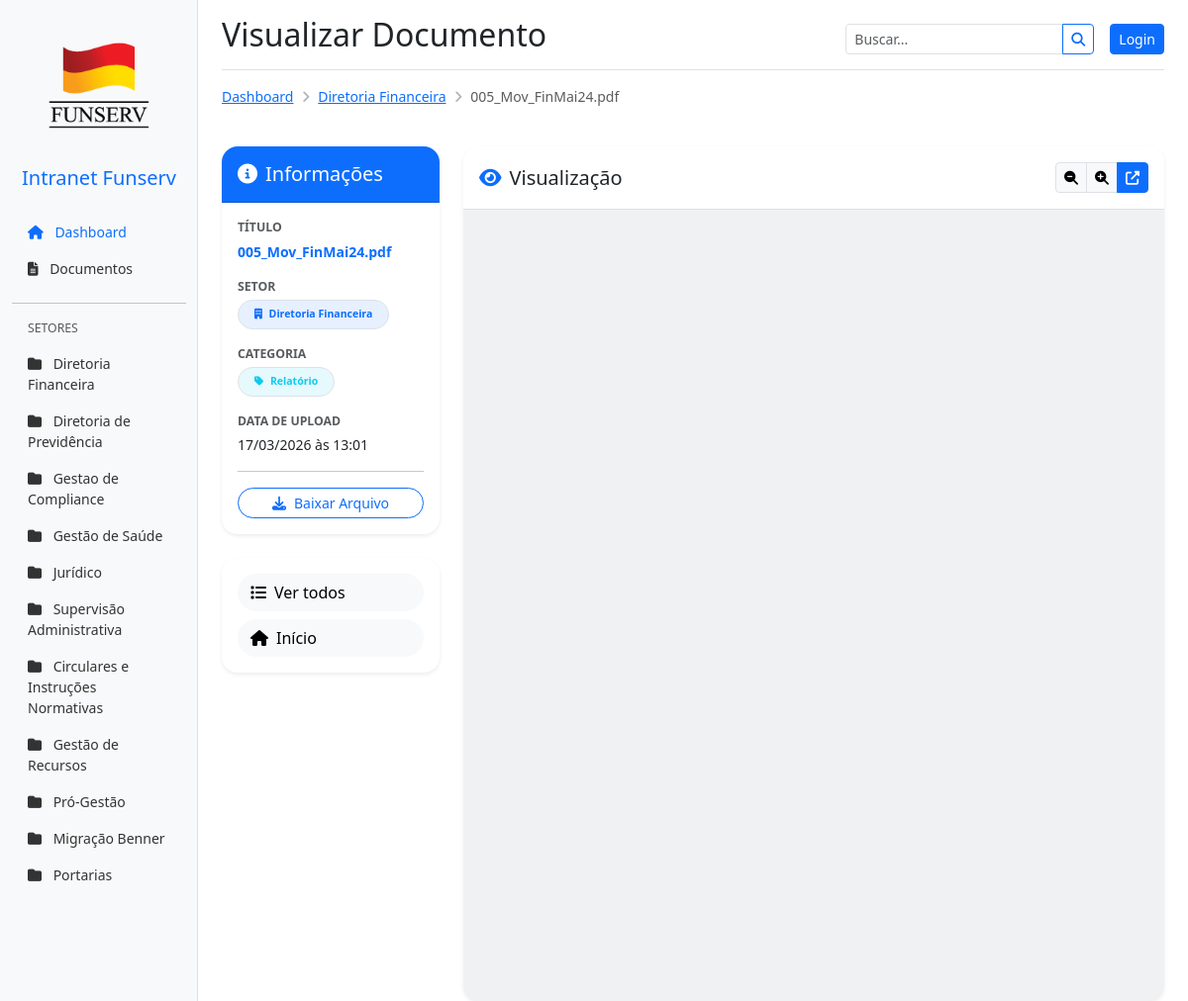
Page /view/3 on the committed database.
### app/models.py (models this page shows)
class Sector(db.Model):
    id = db.Column(db.Integer, primary_key=True)
    name = db.Column(db.String(100), unique=True, nullable=False)
    description = db.Column(db.String(255))
    documents = db.relationship('Document', backref='sector_rel', lazy=True)

class Document(db.Model):
    id = db.Column(db.Integer, primary_key=True)
    title = db.Column(db.String(200), nullable=False)
    filename = db.Column(db.String(255), nullable=False)
    original_filename = db.Column(db.String(255))
    description = db.Column(db.Text)
    upload_date = db.Column(db.DateTime, nullable=False, default=datetime.utcnow)
    sector_id = db.Column(db.Integer, db.ForeignKey('sector.id'), nullable=False)
    category_id = db.Column(db.Integer, db.ForeignKey('category.id'), nullable=True)
    user_id = db.Column(db.Integer, db.ForeignKey('user.id'), nullable=True) # Who uploaded it
    tags = db.Column(db.String(255)) # Simple comma-separated tags for now
    is_active = db.Column(db.Boolean, default=True)
    thumbnail = db.Column(db.String(255)) # Path to the thumbnail image

class Category(db.Model):
    id = db.Column(db.Integer, primary_key=True)
    name = db.Column(db.String(50), unique=True, nullable=False) # e.g., 'Portaria', 'Ata'
    documents = db.relationship('Document', backref='category_rel', lazy=True)

### app/documents/routes.py (the view)
@documents.route('/view/<int:doc_id>')
def view_document(doc_id):
    doc = Document.query.get_or_404(doc_id)
    from flask_login import current_user
    access = AccessLog(document_id=doc.id, user_id=current_user.id if current_user.is_authenticated else None)
    db.session.add(access)
    db.session.commit()
    return render_template('documents/view.html', doc=doc)

### app/__init__.py (called while the page is built)
def create_app(config_class=Config):
    app = Flask(__name__)
    app.config.from_object(config_class)
    db.init_app(app)
    login_manager.init_app(app)
    if not os.path.exists(app.config['UPLOAD_FOLDER']):
        os.makedirs(app.config['UPLOAD_FOLDER'])
    from app.auth.routes import auth
    from app.documents.routes import documents
    from app.admin.routes import admin
    app.register_blueprint(auth)
    app.register_blueprint(documents)
    app.register_blueprint(admin)
    @app.context_processor
    def inject_sectors():
        from app.models import Sector
        return dict(sectors=Sector.query.all())
    return app

### app/auth/routes.py (called while the page is built)
@auth.before_app_request
def enforce_password_change():
    if current_user.is_authenticated and current_user.must_change_password:
        if request.endpoint and request.endpoint not in ('auth.change_password', 'auth.logout', 'static'):
            flash('Por segurança, redefina sua senha provisória antes de continuar.', 'warning')
            return redirect(url_for('auth.change_password'))

### app/templates/documents/view.html (shortened to what this page needs)
{% extends "base.html" %}
{% block header %}Visualizar Documento{% endblock %}
{% block content %}
<div class="row mb-4">
    <div class="col-12">
        <nav aria-label="breadcrumb">
            <ol class="breadcrumb">
                <li class="breadcrumb-item"><a href="{{ url_for('documents.index') }}">Dashboard</a></li>
                <li class="breadcrumb-item"><a href="{{ url_for('documents.browse_all', sector_id=doc.sector_id) }}">{{ doc.sector_rel.name }}</a></li>
                <li class="breadcrumb-item active" aria-current="page">{{ doc.title }}</li>
            </ol>
        </nav>
    </div>
</div>
<div class="row">
    <div class="col-lg-3">
        <div class="card shadow-sm mb-4 border-0 rounded-4 overflow-hidden">
            <div class="card-header bg-primary text-white py-3">
                <h5 class="card-title mb-0"><i class="fas fa-info-circle me-2"></i>Informações</h5>
            </div>
            <div class="card-body">
                <div class="mb-3">
                    <label class="text-muted small fw-bold text-uppercase d-block mb-1">Título</label>
                    <div class="fw-bold text-primary">{{ doc.title }}</div>
                </div>
                <div class="mb-3">
                    <label class="text-muted small fw-bold text-uppercase d-block mb-1">Setor</label>
                    <span class="badge bg-soft-primary text-primary px-3 py-2 rounded-pill border">
                        <i class="fas fa-building me-1"></i> {{ doc.sector_rel.name }}
                    </span>
                </div>
                {% if doc.category_rel %}
                <div class="mb-3">
                    <label class="text-muted small fw-bold text-uppercase d-block mb-1">Categoria</label>
                    <span class="badge bg-soft-info text-info px-3 py-2 rounded-pill border">
                        <i class="fas fa-tag me-1"></i> {{ doc.category_rel.name }}
                    </span>
                </div>
                {% endif %}
                <div class="mb-3">
                    <label class="text-muted small fw-bold text-uppercase d-block mb-1">Data de Upload</label>
                    <div class="text-dark">{{ doc.upload_date.strftime('%d/%m/%Y às %H:%M') }}</div>
                </div>
                <hr class="my-3 opacity-10">
                <div class="d-grid gap-2">
                    <a href="{{ url_for('documents.serve_file', doc_id=doc.id) }}" download class="btn btn-outline-primary btn-sm rounded-pill">
                        <i class="fas fa-download me-2"></i>Baixar Arquivo
                    </a>
                </div>
            </div>
        </div>
        <div class="card shadow-sm border-0 rounded-4 d-none d-lg-block">
            <div class="card-body p-3">
                <a href="{{ url_for('documents.browse_all') }}" class="btn btn-light w-100 text-start rounded-pill mb-2">
                    <i class="fas fa-list me-2"></i>Ver todos
                </a>
                <a href="{{ url_for('documents.index') }}" class="btn btn-light w-100 text-start rounded-pill">
                    <i class="fas fa-home me-2"></i>Início
                </a>
            </div>
        </div>
    </div>
    <div class="col-lg-9">
        <div class="card shadow-sm border-0 rounded-4 overflow-hidden" style="min-height: 80vh;">
            <div class="card-header bg-white border-bottom py-3 d-flex justify-content-between align-items-center">
                <h5 class="mb-0 text-dark"><i class="fas fa-eye me-2 text-primary"></i>Visualização</h5>
                <div class="btn-group">
                    <button id="zoom-out" class="btn btn-sm btn-light border" title="Aumentar zoom"><i class="fas fa-search-minus"></i></button>
                    <button id="zoom-in" class="btn btn-sm btn-light border" title="Diminuir zoom"><i class="fas fa-search-plus"></i></button>
                    <a href="{{ url_for('documents.serve_file', doc_id=doc.id) }}" target="_blank" class="btn btn-sm btn-primary" title="Abrir em nova aba">
                        <i class="fas fa-external-link-alt"></i>
                    </a>
                </div>
            </div>
            <div class="card-body p-0 bg-secondary bg-opacity-10 d-flex align-items-center justify-content-center">
                {% set ext = doc.filename.split('.')[-1].lower() %}
                {% if ext == 'pdf' %}
                <iframe src="{{ url_for('documents.serve_file', doc_id=doc.id) }}#toolbar=0" width="100%" height="800px" class="border-0 shadow-sm"></iframe>
                {% elif ext in ['png', 'jpg', 'jpeg', 'gif'] %}
                <img src="{{ url_for('documents.serve_file', doc_id=doc.id) }}" class="img-fluid shadow-lg rounded m-4" style="max-height: 700px;">
                {% endif %}
            </div>
        </div>
    </div>
</div>
{% endblock %}

### app/templates/base.html (shortened to what this page needs)
<!DOCTYPE html>
<html lang="pt-br">
<head>
    <link href="https://cdn.jsdelivr.net/npm/bootstrap@5.3.3/dist/css/bootstrap.min.css" rel="stylesheet">
    <link rel="stylesheet" href="https://cdnjs.cloudflare.com/ajax/libs/font-awesome/6.5.0/css/all.min.css">
    <link rel="stylesheet" href="{{ url_for('static', filename='css/style.css') }}">
</head>
<body>
    <div class="container-fluid">
        <div class="row">
            <nav id="sidebar" class="col-md-3 col-lg-2 d-md-block bg-light sidebar collapse">
                <div class="position-sticky pt-3">
                    <div class="text-center mb-4">
                        <img src="{{ url_for('static', filename='img/logo.png') }}" alt="Logo" class="img-fluid px-3">
                        <h5 class="mt-2 text-primary">Intranet Funserv</h5>
                    </div>
                    <ul class="nav flex-column">
                        <li class="nav-item">
                            <a class="nav-link active" href="{{ url_for('documents.index') }}">
                                <i class="fas fa-home me-2"></i> Dashboard
                            </a>
                        </li>
                        <li class="nav-item">
                            <a class="nav-link" href="{{ url_for('documents.browse_all') }}">
                                <i class="fas fa-file-alt me-2"></i> Documentos
                            </a>
                        </li>
                        <hr>
                        <li class="nav-item text-muted ps-3 small mb-2">SETORES</li>
                        {% for s in sectors %}
                        <li class="nav-item">
                            <a class="nav-link" href="{{ url_for('documents.list_by_sector', sector_id=s.id) }}">
                                <i class="fas fa-folder me-2"></i> {{ s.name }}
                            </a>
                        </li>
                        {% endfor %}
                    </ul>
                </div>
            </nav>
            <main class="col-md-9 ms-sm-auto col-lg-10 px-md-4">
                <div class="d-flex justify-content-between flex-wrap flex-md-nowrap align-items-center pt-3 pb-2 mb-3 border-bottom">
                    <h1 class="h2">{% block header %}{% endblock %}</h1>
                    <div class="d-flex align-items-center">
                        <form class="d-flex me-3" action="{{ url_for('documents.index') }}" method="GET">
                            <div class="input-group input-group-sm">
                                <input class="form-control" type="search" name="q" placeholder="Buscar..." value="{{ q or '' }}">
                                <button class="btn btn-outline-primary" type="submit"><i class="fas fa-search"></i></button>
                            </div>
                        </form>
                        <div class="btn-toolbar mb-2 mb-md-0">
                            {% if current_user.is_authenticated %}
                                <span class="navbar-text me-3 small">Olá, <strong>{{ current_user.username }}</strong></span>
                                <a href="{{ url_for('auth.logout') }}" class="btn btn-sm btn-outline-danger">Sair</a>
                            {% else %}
                                <a href="{{ url_for('auth.login') }}" class="btn btn-sm btn-primary">Login</a>
                            {% endif %}
                        </div>
                    </div>
                </div>
                {% block content %}{% endblock %}
            </main>
        </div>
    </div>
</body>
</html>

### app/static/css/style.css (style rules this page uses)
:root { --primary-color: #0d6efd; --sidebar-bg: #f8f9fa; --sidebar-active-color: #0d6efd; --card-shadow: 0 0.125rem 0.25rem rgba(0, 0, 0, 0.075); }
body { font-family: 'Segoe UI', Tahoma, Geneva, Verdana, sans-serif; font-size: .875rem; }
#sidebar { min-height: 100vh; box-shadow: inset -1px 0 0 rgba(0, 0, 0, .1); }
.sidebar .nav-link { font-weight: 500; color: #333; }
.sidebar .nav-link.active { color: var(--sidebar-active-color); }
.card { border: none; box-shadow: var(--card-shadow); transition: transform 0.2s; }

### app/templates/documents/view.html (style rules this page uses)
.bg-soft-primary { background-color: rgba(13, 110, 253, 0.1); }
.bg-soft-info { background-color: rgba(13, 202, 240, 0.1); }
.breadcrumb-item + .breadcrumb-item::before { content: "\f105"; font-family: "Font Awesome 5 Free"; font-weight: 900; color: #adb5bd; }

### rows in the picture
Sector: name "Diretoria Financeira", sector_rel.name "Diretoria Financeira"
Sector: name "Diretoria de Previdência"
Sector: name "Gestao de Compliance"
Sector: name "Gestão de Saúde"
Sector: name "Jurídico"
Sector: name "Supervisão Administrativa"
Sector: name "Circulares e Instruções Normativas"
Sector: name "Gestão de Recursos"
Sector: name "Pró-Gestão"
Sector: name "Migração Benner"
Sector: name "Portarias"
Document: title "005_Mov_FinMai24.pdf", upload_date "17/03/2026 às 13:01"
Category: category_rel.name "Relatório"
